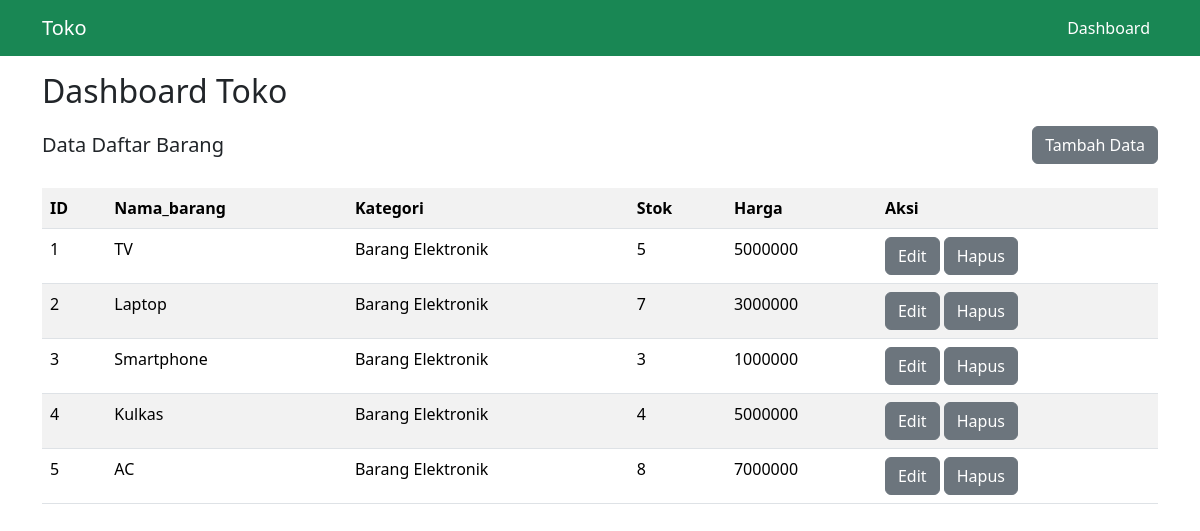
The page / on the database its author committed.
### tables this page shows
CREATE TABLE `tb_barang` (
  `id_barang` int(11) NOT NULL,
  `nama_barang` varchar(100) NOT NULL,
  `kategori` varchar(50) NOT NULL,
  `stok` int(11) NOT NULL,
  `harga` decimal(10,0) NOT NULL
);

### config/Database.php (called while the page is built, shortened)
<?php
class Database {
	private $host = 'localhost';
	private $username = 'root';
	private $password = '';
	private $database = 'db_toko';
	private $connectDB;
    private function connect() {
        $this->connectDB = new mysqli($this->host, $this->username, $this->password, $this->database);
    }
    public function getAllBarang() {
    	$sql = "SELECT * FROM tb_barang";
        $result = $this->connectDB->query($sql);
        return $result;
    }
}
?>

### config/Barang.php (called while the page is built, shortened)
<?php
class Barang
{
    public function __construct($id, $nama_barang, $kategori, $stok, $harga)
    {
        $this->id = $id;
        $this->nama_barang = $nama_barang;
        $this->kategori = $kategori;
        $this->stok = $stok;
        $this->harga = $harga;
    }
}
?>

### index.php (the view, shortened to what this page needs)
<?php
require 'config/Database.php';
require 'config/Barang.php';
$db = new Database();
$data = $db->getAllBarang();
?>
<!DOCTYPE html>
<html lang="en">
<head>
    <link href="https://cdn.jsdelivr.net/npm/bootstrap@5.3.8/dist/css/bootstrap.min.css" rel="stylesheet"
>
</head>
<body>
    <nav class="navbar navbar-expand-lg bg-success">
        <div class="container">
            <a class="navbar-brand text-white" href="#">Toko</a>
            <div class="collapse navbar-collapse" id="navbarNavAltMarkup">
                <div class="navbar-nav ms-auto">
                    <a class="nav-link text-white active" aria-current="page" href="index.php">Dashboard</a>
                </div>
            </div>
        </div>
    </nav>
    <div class="container">
        <div class="row mb-4">
            <div class="col">
                <h2 class="my-3">Dashboard Toko</h2>
                <div class="d-flex justify-content-between">
                    <div class="d-flex align-items-center">
                        <h5 class="mb-0">Data Daftar Barang</h5>
                    </div>
                    <a href="tambah.php">
                        <button class="btn btn-secondary">Tambah Data</button>
                    </a>
                </div>
            </div>
        </div>
        <div class="row">
            <div class="col">
                <table class="table table-striped">
                    <tr>
                        <th>ID</th>
                        <th>Nama_barang</th>
                        <th>Kategori</th>
                        <th>Stok</th>
                        <th>Harga</th>
                        <th>Aksi</th>
                    </tr>
                    <?php
                    while ($row = $data->fetch_assoc()) {
                        $barang = new Barang($row['id_barang'], $row['nama_barang'], $row['kategori'], $row['stok'], $row['harga']);
                        ?>
                        <tr>
                            <td><?= $barang->id ?></td>
                            <td><?= $barang->nama_barang ?></td>
                            <td><?= $barang->kategori ?></td>
                            <td><?= $barang->stok ?></td>
                            <td><?= $barang->harga ?></td>
                            <td>
                                <a href="edit.php?id=<?= $barang->id ?>">
                                    <button class="btn btn-secondary">Edit</button></a>
                                <a href="hapus.php?id=<?= $barang->id ?>" onclick="return confirm('Yakin hapus?')">
                                    <button class="btn btn-secondary">Hapus</button></a>
                            </td>
                        </tr>
                    <?php } ?>
                </table>
            </div>
        </div>
</body>
</html>

### rows shown on the page
tb_barang: id_barang "1", nama_barang "TV", kategori "Barang Elektronik", stok "5", harga "5000000"
tb_barang: id_barang "2", nama_barang "Laptop", kategori "Barang Elektronik", stok "7", harga "3000000"
tb_barang: id_barang "3", nama_barang "Smartphone", kategori "Barang Elektronik", stok "3", harga "1000000"
tb_barang: id_barang "4", nama_barang "Kulkas", kategori "Barang Elektronik", stok "4", harga "5000000"
tb_barang: id_barang "5", nama_barang "AC", kategori "Barang Elektronik", stok "8", harga "7000000"
